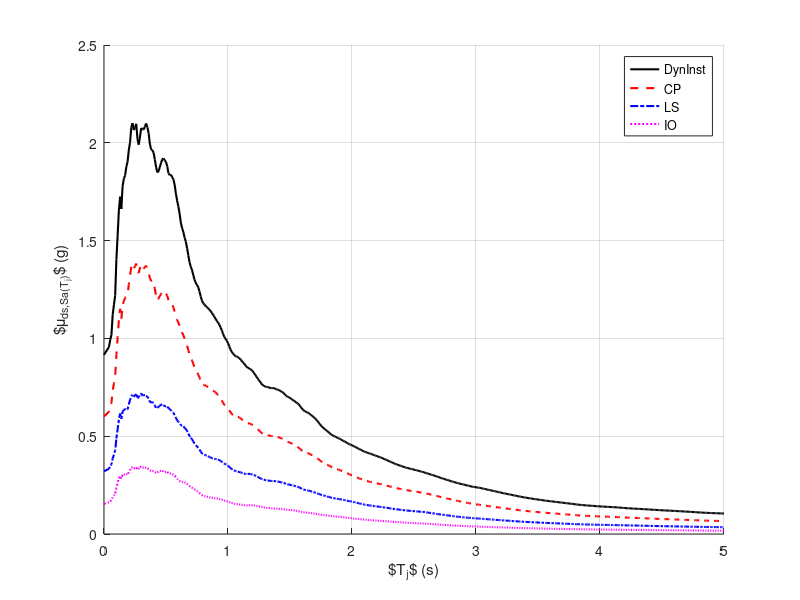

Recreate this plot in MATLAB. (Note: this script raises an error after producing the figure.)

%%%%%%%%%%%%%%%%%%%%%%%%%%%%%%%%%%%%%%%%%%%%%%%%%%%%%%%%%%%%%%%%%
%%%%%%%%%%%%%%%%%%%%%%%%%%%%%%%%%%%%%%%%%%%%%%%%%%%%%%%%%%%%%%%%%
%%% Use script: scriptForFragilityDataGen_v2 to generate the   %%%
%%% DATA_fragility_ALL.mat for all intensity measures, Sa(Tj) %%%
%%%%%%%%%%%%%%%%%%%%%%%%%%%%%%%%%%%%%%%%%%%%%%%%%%%%%%%%%%%%%%%%%
%%%%%%%%%%%%%%%%%%%%%%%%%%%%%%%%%%%%%%%%%%%%%%%%%%%%%%%%%%%%%%%%%

clear;
tic
baseFolder = pwd;
%% Start of input
dsToPlotFragParam = {'DynInst','CP', 'LS', 'IO'};%, 'DynInst'};
dsToPlotBound = {'DynInst','CP','LS','IO'};
% dsToPlotBound = {'CP'}; %, 'LS', 'IO', 'DynInst'}; % one damage state at a time here. 
BldgIdAndZoneLIST = { '2433v02', 'V'; };


% %     '2205v03',  'III';  '2207v09',	'III';	'2209v05',	'III'; ... % 4, 7, 12-story zone-III
%     '2213v04',	'IV';   '2215v03',	'IV';   '2217v03',	'IV';%};  ... % 4, 7, 12-story zone-IV
%     '2221v06',	'V';    '2223v03',	'V';    '2225v03',	'V'};      % 4, 7, 12-story zone-V
% % BldgIdAndZoneLIST = {'2221v06',	'V';    '2223v03',	'V';    '2225v03',	'V'};      % 4, 7, 12-story zone-V
    
cd DATA_files
load('DATA_fragility_ALL')
cd ..
bldgIdLIST = {};

doPlotFragMedian = 1; % plot variation in median fragility parameter with the period of vibration
doPlotFragDispers = 1; % plot variation in dispersion fragility parameter with the period of vibration
doPlotFragBound = 1; % plot the bounds of fragility with the period of vibration
doPlotT1LinesInFragDisp = 1;
T1LIST = [1.84]';

saveMedianDispersionBound = [1 1 1]; 
% for plotting fragility params with bound
UBPercentile = 0.84; LBPercentile = 1 - UBPercentile ;
UBEps = norminv(UBPercentile); LBEps = norminv(LBPercentile);

nDs = size(dsToPlotFragParam, 2)'; % number of damage states
% end of input

%% program begins
for i = 1:size(BldgIdAndZoneLIST, 1) % for each building
    bldgIdCurr = BldgIdAndZoneLIST{i, 1};
    bldgIdLIST = [bldgIdLIST; bldgIdCurr];
    % variable name for storing building ID, this cannot begin with a numeral
    bldgIdVar = ['ID' bldgIdCurr];
    
    muCtrlAllDs = fragAllData.(bldgIdVar).muCtrl;
    betaRTRCtrlAllDs = fragAllData.(bldgIdVar).betaRTRCtrl;
    timePLIST = fragAllData.(bldgIdVar).timeP;
    % timePLIST =[1.72];
    ds = fragAllData.(bldgIdVar).ds;
    
%% take a subset of the data depending on the damage state of interest
    for j = 1:nDs
        currDs = dsToPlotFragParam{1, j};
        dsMatchID = strcmp(ds, currDs);
        muCtrl(:, j) = muCtrlAllDs(:, dsMatchID);
        betaRTRCtrl(:, j) = betaRTRCtrlAllDs(:, dsMatchID);
    end
        
    
%% create a subset of betaRTR that we maybe interested in, for optimizing betaRTR 
    betaRTRCtrlSub = betaRTRCtrl(timePLIST <= 3.0, :);
    [M, I] = min(betaRTRCtrlSub);
    
    betaRTRCtrlMin(i, :) = M; % dispersion in the fragility for efficient intensity measure 
    for j = 1:nDs
        muCtrlEff(i, j) = muCtrl(I(j), j)'; % median fragility for efficient intensity measure 
    end
    timePEff(i, :) = timePLIST(I)'; % optimal period corresponding to efficient intensity measure
    
%     set(groot,'defaultAxesColorOrder', [0 0 0; 1 0 0; 0 0 1; 1 0 1]); % order of graphs changed to 'k', 'r', 'b'
    lineStyleList = {'k-', 'r--', 'b-.', 'm:'};
%% everything below is basically just for plotting
    
if doPlotFragMedian == 1
    figure(i); hold on; grid on

    for k = 1:size(dsToPlotFragParam, 2)
        plot(timePLIST, muCtrl(:, k), lineStyleList{k}, 'LineWidth', 1.5);
    end

    legend(dsToPlotFragParam);
    xlabel('$T_j$ (s)');
    ylabel('$\mu_{ds,Sa(T_j)}$ (g)');
    sks_figureFormat('powerpoint')

    if saveMedianDispersionBound(1) == 1
        exportName = sprintf('IM_efficiency_figures/F6%s_IMefficiency_muSaTi_%i_%s_v1', 96+i, i, bldgIdCurr);
        sks_figureExport(exportName)
    end
end


if doPlotFragDispers == 1
    figure(100+i); hold on; grid on
    
    idx = timePLIST <= 3.0;
    for k = 1:size(dsToPlotFragParam, 2)
        plot(timePLIST(idx), betaRTRCtrl(idx, k), lineStyleList{k}, 'LineWidth', 1.5);
    end
    % ---- Set axis limits first (important) ----
    ylim([0.1 0.9]);

    if doPlotT1LinesInFragDisp == 1
        yl = ylim;
        plot(T1LIST(i)*[1, 1], yl,'r-', 'LineWidth', 2, 'HandleVisibility','off');
        % plot(T1LIST(i)*[1, 1], yl, 'LineWidth', 1.5, 'Color', 'k','HandleVisibility','off');
    end
    % ============================

    legend(dsToPlotFragParam);
    xlabel('$T_j$ (s)');
    ylabel('$\beta_{RTR,ds,Sa(T_j)}$');
    sks_figureFormat('powerpoint')

    if saveMedianDispersionBound(2) == 1
        exportName = sprintf('IM_efficiency_figures/F6%s_IMefficiency_betaRTRSaTi_%i_%s_v1',96+i, i, bldgIdCurr);
        sks_figureExport(exportName)
    end
end

if doPlotFragBound == 1
    for d = 1:length(dsToPlotBound)
        currDs = dsToPlotBound{d};
        dsID = strcmp(ds, currDs);
        muCtrlDs = muCtrlAllDs(:, dsID);
        betaRTRCtrlDs = betaRTRCtrlAllDs(:, dsID);

        IM_UB = muCtrlDs .* exp(betaRTRCtrlDs*UBEps);
        IM_LB = muCtrlDs .* exp(betaRTRCtrlDs*LBEps);
        figure(300+i+d); hold on; grid on

        % ---- shaded region (light blue) ----
        hshade = shade(timePLIST, IM_UB, timePLIST, IM_LB);
        set(hshade,'FaceColor',[0.75 0.85 1], 'FaceAlpha',0.5,'EdgeColor','none');
        h1 = plot(timePLIST, muCtrlDs, 'Color',[0 0.2 0.8], 'LineWidth',2);
        h2 = plot(timePLIST, IM_UB, '--','Color',[0.85 0 0], 'LineWidth',1.5);
        h3 = plot(timePLIST, IM_LB, '--', 'Color',[0.85 0 0], 'LineWidth',1.5);
        legend([h1 h2], {'Median','$\pm 1\sigma$'});
        % plot(timePLIST, IM_LB, '--', 'Color',[0.85 0 0], 'LineWidth',1.5);
        % legend([h1 h2],'Median','\pm 1 \sigma');

        xlabel('$T_j$ (s)');
        ylabel('$\mu_{Sa(T_j)}$ (g)');
        title(['Damage State = ', currDs]);
        sks_figureFormat('powerpoint')

        if saveMedianDispersionBound(3) == 1
            exportName = sprintf( ...
                'IM_efficiency_figures/F6%s_IMefficiency_muSaTj%s_%i_%s_v1', 96+i, currDs, i, bldgIdCurr);

            sks_figureExport(exportName)
        end
    end
end 
    
end
Togm = prod(timePEff, 2).^(1/size(timePEff,2));
T = table(bldgIdLIST, timePEff, muCtrlEff, betaRTRCtrlMin,Togm);
disp(T)

%%%%%%%%%%%%%%%%%%%%%%%%%%%%%%%%%%%%%%%%%%%%%%%%%%%%%%%%%%%%%%%%%%
%%% Togm-based IM evaluation (added post-processing) %%%
%%%%%%%%%%%%%%%%%%%%%%%%%%%%%%%%%%%%%%%%%%%%%%%%%%%%%%%%%%%%%%%%%%

muCtrlEff_Togm = zeros(length(bldgIdLIST), nDs);
betaRTRCtrl_Togm = zeros(length(bldgIdLIST), nDs);

for i = 1:length(bldgIdLIST)

    bldgIdCurr = BldgIdAndZoneLIST{i, 1};
    bldgIdVar = ['ID' bldgIdCurr];

    muCtrlAllDs = fragAllData.(bldgIdVar).muCtrl;
    betaRTRCtrlAllDs = fragAllData.(bldgIdVar).betaRTRCtrl;
    timePLIST = fragAllData.(bldgIdVar).timeP;
    ds = fragAllData.(bldgIdVar).ds;

    T_query = Togm(i);   % use previously computed Togm

    for j = 1:nDs

        currDs = dsToPlotFragParam{1, j};
        dsMatchID = strcmp(ds, currDs);

        muCurve = muCtrlAllDs(:, dsMatchID);
        betaCurve = betaRTRCtrlAllDs(:, dsMatchID);

        % interpolation at Togm
        muCtrlEff_Togm(i, j) = interp1(timePLIST, muCurve, T_query, 'linear');
        betaRTRCtrl_Togm(i, j) = interp1(timePLIST, betaCurve, T_query, 'linear');

    end
end

T_Togm = table(bldgIdLIST, Togm, muCtrlEff_Togm, betaRTRCtrl_Togm);
disp('================ Togm-based IM Results ================')
disp(T_Togm)

% T = table(bldgIdLIST, muCtrlEff, betaRTRCtrlMin, timePEff);
    cd(baseFolder)
    toc
%% fragility is added on 12-Apr-2026 %%%%%%%%%%%%%%%%%%%%%%%%%%%%%%%%%%%%%%

sks_fragilityCurvesBasedOnMIDRDamageStates(muCtrlEff, betaRTRCtrlMin, dsToPlotFragParam)
